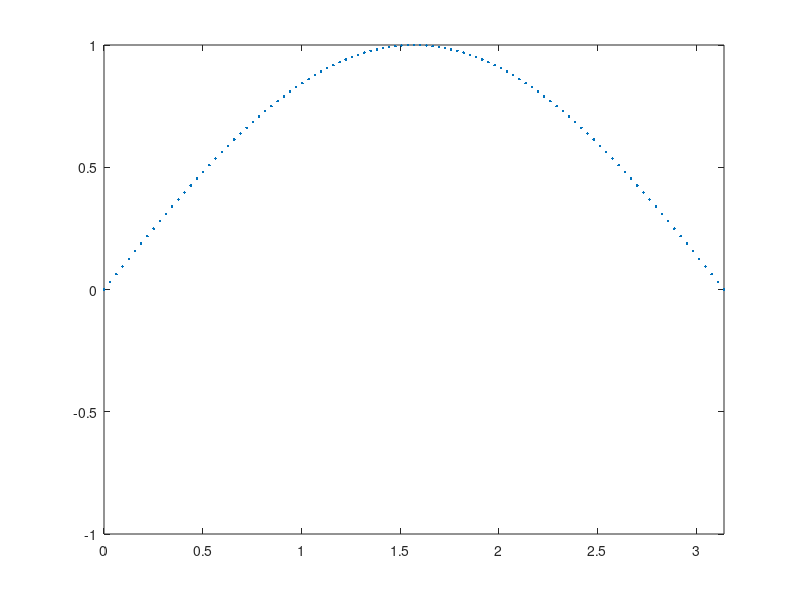
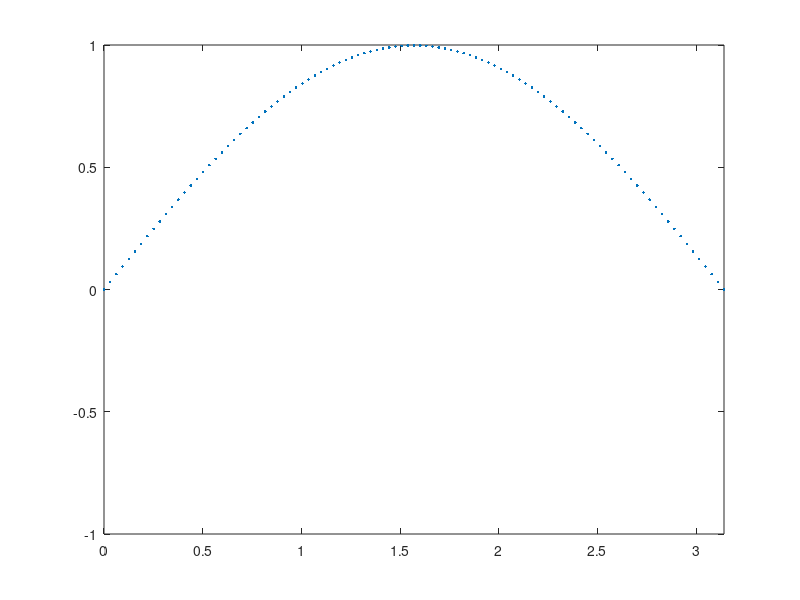
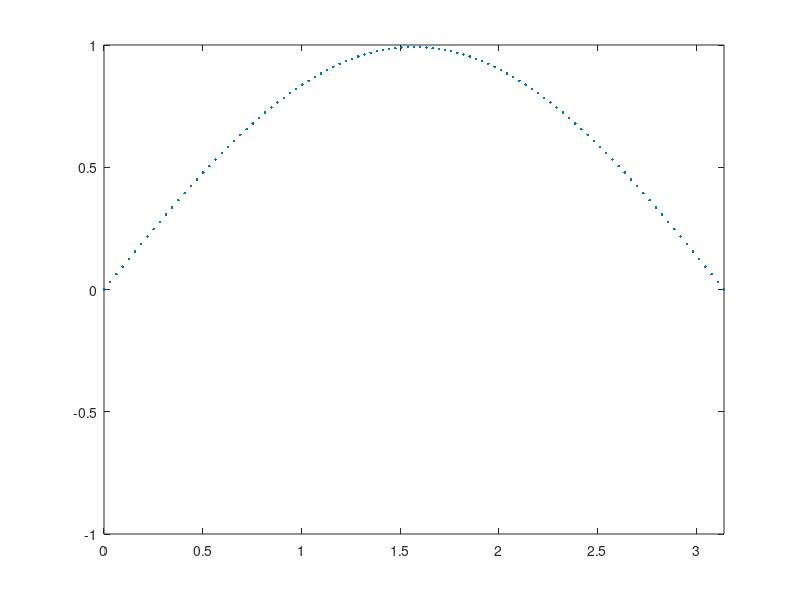
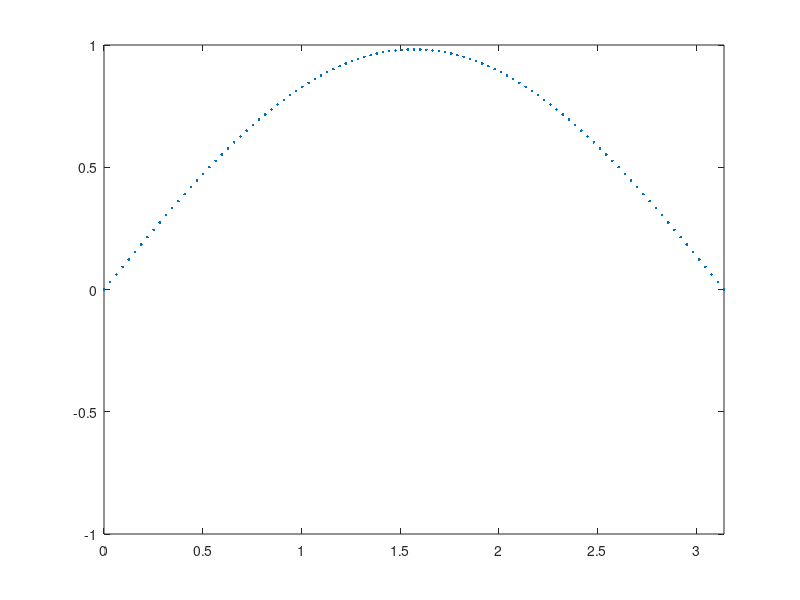

The MATLAB script that drew these images, in order:
clear;
cd output

c = 1;
topeX = pi;
pasoX = topeX/100;
T = (2*pi)/c;
pasoT = T/100;
x = [0:pasoX:topeX];
function y = s1(x,t,c)
  y = 0.5 * ( sin(x + c*t) + sin(x - c*t));
endfunction

% Para pasar handler
f = @(x,t) s1(x,t,c);

for t = [0:pasoT:T]
  f(x,t)
  plot( x, f(x,t),"." );
  axis([0,topeX,-1,1]);
  nombreImagen = sprintf("%05d.png",t/pasoT);
  print("-dpng",nombreImagen);
endfor

cd ..